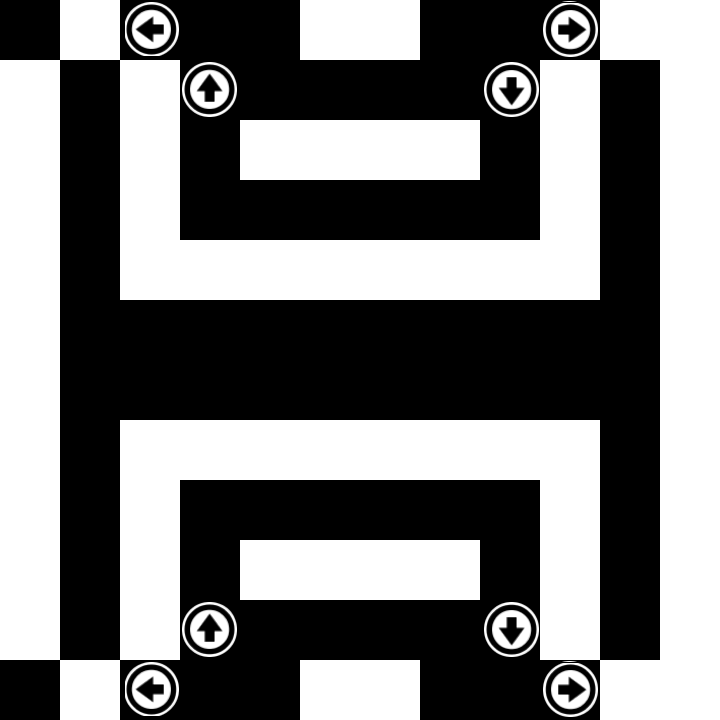

Below is a game level as drawn by its tile map, then a one-line description and the .tmx file that defines it, in full:
An orthogonal 12x12 tile map with 60x60 px tiles, 2 tile layers (Layer2, Layer3) and 3 objects (prop1, gate1, gate2).

<map version="1.5" tiledversion="1.7.2" orientation="orthogonal" renderorder="right-down" width="12" height="12" tilewidth="60" tileheight="60" infinite="0" nextlayerid="5" nextobjectid="5">
 <tileset firstgid="1" source="graph.tsx" />
 <layer id="1" name="Layer2" width="12" height="12">
  <data encoding="csv">
3,1,3,3,3,1,1,3,3,3,1,1,
1,3,1,3,3,3,3,3,3,1,3,1,
1,3,1,3,1,1,1,1,3,1,3,1,
1,3,1,3,3,3,3,3,3,1,3,1,
1,3,1,1,1,1,1,1,1,1,3,1,
1,3,3,3,3,3,3,3,3,3,3,1,
1,3,3,3,3,3,3,3,3,3,3,1,
1,3,1,1,1,1,1,1,1,1,3,1,
1,3,1,3,3,3,3,3,3,1,3,1,
1,3,1,3,1,1,1,1,3,1,3,1,
1,3,1,3,3,3,3,3,3,1,3,1,
3,1,3,3,3,1,1,3,3,3,1,1
</data>
 </layer>
 <layer id="2" name="Layer3" width="12" height="12">
  <data encoding="csv">
0,0,17,0,0,0,0,0,0,16,0,0,
0,0,0,15,0,0,0,0,8,0,0,0,
0,0,0,0,0,0,0,0,0,0,0,0,
0,0,0,0,0,0,0,0,0,0,0,0,
0,0,0,0,0,0,0,0,0,0,0,0,
0,0,0,0,0,0,0,0,0,0,0,0,
0,0,0,0,0,0,0,0,0,0,0,0,
0,0,0,0,0,0,0,0,0,0,0,0,
0,0,0,0,0,0,0,0,0,0,0,0,
0,0,0,0,0,0,0,0,0,0,0,0,
0,0,0,15,0,0,0,0,8,0,0,0,
0,0,17,0,0,0,0,0,0,16,0,0
</data>
 </layer>
 <objectgroup id="3" name="Trigger">
  <object id="4" name="prop1" gid="14" x="360" y="480" width="60" height="60" />
 </objectgroup>
 <objectgroup id="4" name="Transfer">
  <object id="2" name="gate1" gid="6" x="360" y="60" width="60" height="60">
   <properties>
    <property name="target_gate" value="gate3" />
    <property name="target_level" value="level19" />
   </properties>
  </object>
  <object id="3" name="gate2" gid="19" x="300" y="720" width="60" height="60">
   <properties>
    <property name="target_gate" value="gate1" />
    <property name="target_level" value="level21" />
   </properties>
  </object>
 </objectgroup>
</map>
